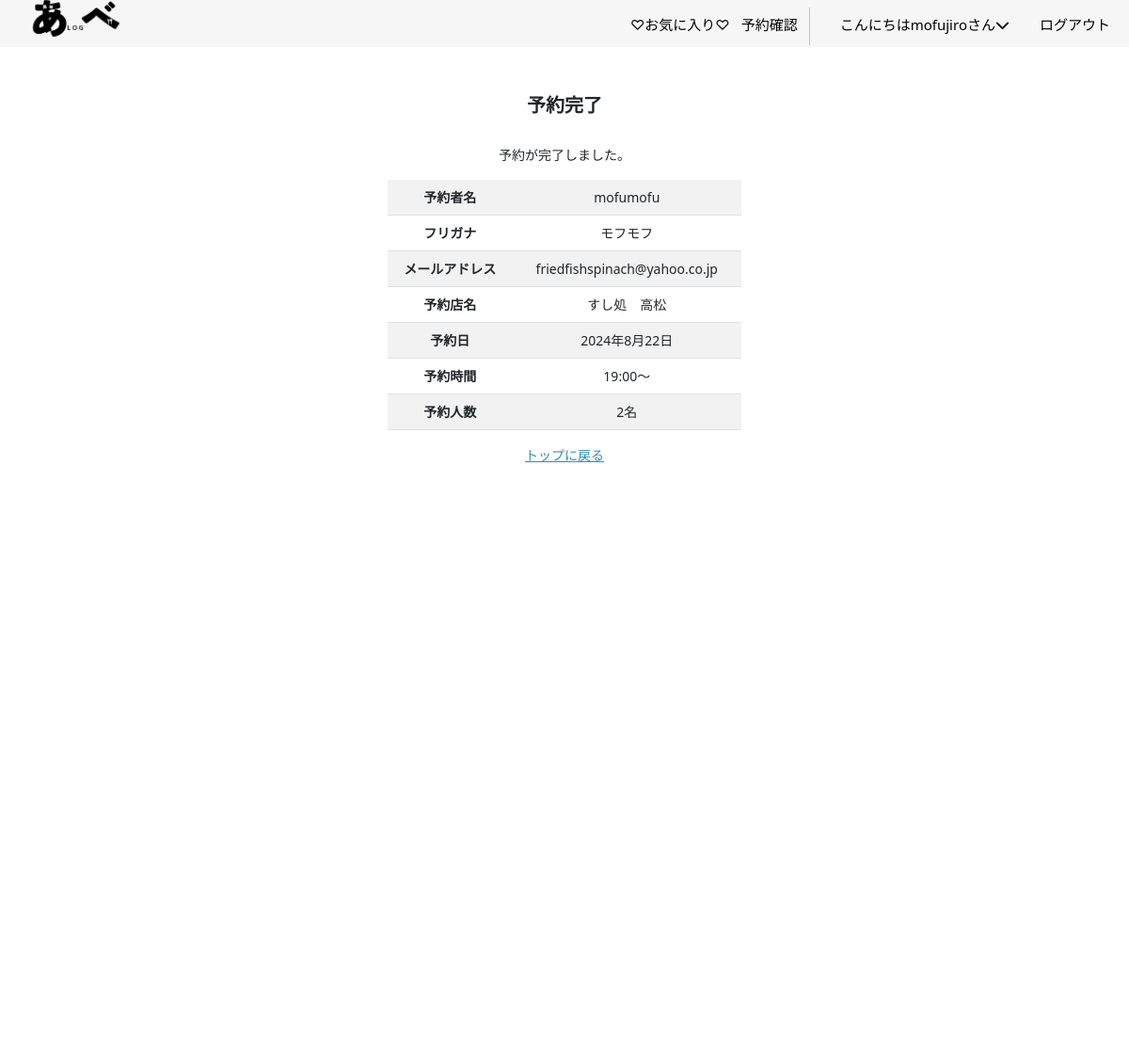
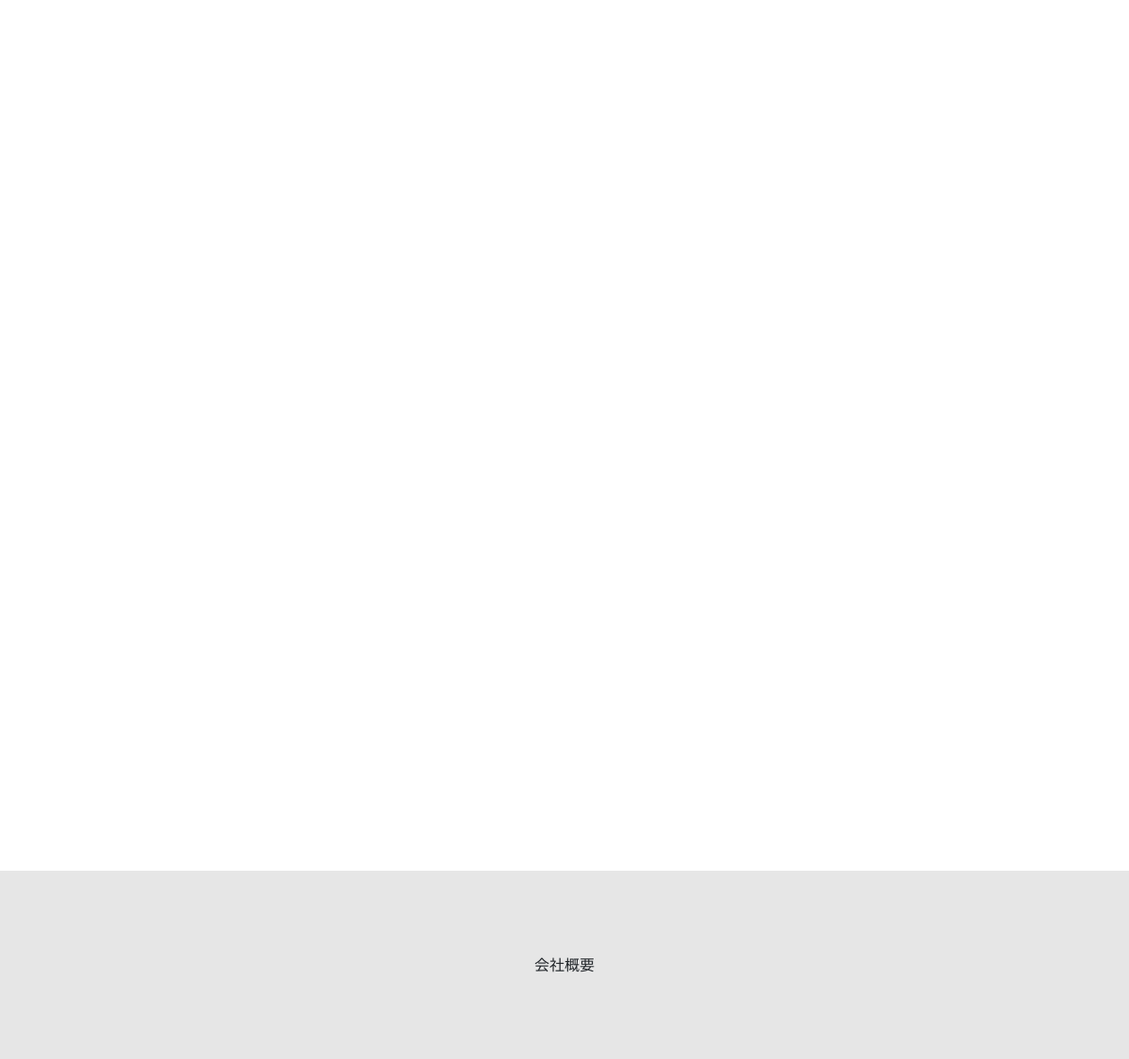
The app's page /reservation-success/72 with its own data (2 pictures, top to bottom).
### accounts/models.py (models this page shows)
class CustomUser(AbstractUser):
    email =models.EmailField(verbose_name='メールアドレス', unique=True, blank=False, null=False, default='') #unique:そのフィールドに保存される値がデータベース内で一意である必要がある(重複を許さない)
    full_name = models.CharField(verbose_name='名前', max_length=30, blank=False, null=False, default='')
    furigana = models.CharField(validators=[katakana_regex], verbose_name='フリガナ*スペースなし', max_length=30, blank=False, null=False, default='')
    handle = models.CharField(verbose_name='ニックネーム',max_length=50,default='',blank=False, null=False)
    postal_code = models.CharField(validators=[postal_code_regex], max_length=7, verbose_name='郵便番号*ハイフンなし', blank=False, null=False, default='')
    address = models.CharField(verbose_name='住所',max_length=50,blank=False, null=False, default='')
    phone_number = models.CharField(verbose_name='電話番号（例: 090-1234-5678）', max_length=20, validators=[phone_number_regex],blank=False, null=False, default='')
    class Meta:
        verbose_name_plural = 'CustomUser'

### gourmet/models.py (models this page shows)
class Reservation(models.Model):
    user = models.ForeignKey(CustomUser, verbose_name='ユーザー',on_delete=models.PROTECT)
    store_name = models.ForeignKey(StoreInfo, verbose_name='店名',on_delete=models.PROTECT)
    date = models.DateField(verbose_name='予約日')
    time = models.TimeField(verbose_name='予約時間')
    persons = models.IntegerField(verbose_name='予約人数')

class StoreInfo(models.Model):
    user = models.ForeignKey(CustomUser, verbose_name='ユーザー',on_delete=models.PROTECT)
    store_name = models.CharField(verbose_name='店舗名',max_length=40)
    category = models.ForeignKey(Category,verbose_name='ジャンル',on_delete=models.CASCADE)
    store_detail = models.TextField(verbose_name='店舗詳細',blank=True, null=True)
    store_address = models.TextField(verbose_name='店舗住所',blank=True,null=True)
    photo1 = models.ImageField(verbose_name='写真1',blank=True,default='noImage.png')
    photo2 = models.ImageField(verbose_name='写真2',blank=True,default='noImage.png')
    photo3 = models.ImageField(verbose_name='写真3',blank=True,default='noImage.png')
    create_at = models.DateTimeField(verbose_name='作成日時',auto_now_add=True)
    updated_at = models.DateTimeField(verbose_name='更新日時',auto_now=True)
    class Meta:
        verbose_name_plural = 'StoreInfo'
    def __str__(self):
        return self.store_name

### gourmet/views.py (the view)
# urls.py: path('reservation-success/<int:reservation_id>', views.reservation_success, name='reservation_success'),
def reservation_success(request,reservation_id):
    reservation = get_object_or_404(Reservation, id=reservation_id)
    user = reservation.user
    context = {
        'reservation':reservation,
        'user':user
    }
    return render(request, 'reservation_success.html',context)

### gourmet/context_processors.py (called while the page is built)
def member_status(request):
    if request.user.is_authenticated:
        from gourmet.models import Member
        is_member = Member.objects.filter(user=request.user).exists()
        return {'is_member': is_member}
    return {'is_member': False}

### gourmet/templates/reservation_success.html (shortened to what this page needs)
{% extends 'base.html' %}
{% load static %}
{% block contents %}
<div class="a_detail" style="display: flex; justify-content: center;">
    <div class="container">
        <div class="row">
          <div class="col-md-6 offset-md-3">
            <h1 class="store-h1">予約完了</h1>
            <p>予約が完了しました。</p>
            <table class="table table-striped">
                <tr>
                    <th>予約者名</th> <td>{{user.full_name}}</td>
                </tr>
                <tr>
                    <th>フリガナ</th> <td>{{user.furigana}}</td>
                </tr>
                <tr>
                    <th>メールアドレス</th> <td>{{user.email}}</td>
                </tr>
                <tr>
                    <th>予約店名</th> <td>{{reservation.store_name}}</td>
                </tr>
                <tr>
                    <th>予約日</th> <td>{{reservation.date}}</td>
                </tr>
                <tr>
                    <th>予約時間</th> <td>{{reservation.time}}〜</td>
                </tr>
                <tr>
                    <th>予約人数</th> <td>{{reservation.persons}}名</td>
                </tr>
            </table>
            <a class="button secondaryAction" href="{% url 'gourmet:top' %}" style="color: rgb(47, 144, 177); text-decoration: underline !important;">トップに戻る</a></p>
        </div>
    </div>
</div>
{% endblock %}

### gourmet/templates/base.html (shortened to what this page needs)
{% load static %}
<!DOCTYPE html>
<html lang="ja">
<head>
    <link rel="stylesheet" type="text/css" href="{% static 'css/mystyle.css' %}">
    <link href="https://cdn.jsdelivr.net/npm/bootstrap@5.3.0-alpha3/dist/css/bootstrap.min.css" rel="stylesheet">
    <link rel="stylesheet" type="text/css" href="https://unpkg.com/swiper@8/swiper.min.css">
    <link href="https://cdn.jsdelivr.net/npm/bootstrap-icons/font/bootstrap-icons.css" rel="stylesheet">
    <link rel="stylesheet" href="https://cdn.jsdelivr.net/npm/destyle.css@3.0.2/destyle.min.css">
</head>
<body>
    <div>
        <header class="header">
            <div class="header__inner">
              <h1 class="header__title header-title">
                <a href="{% url 'gourmet:top'%}">
                  <img src="{% static 'images/abelog_logo.png' %}" alt="ロゴ画像">
                </a>
              </h1>
              <nav class="header__nav nav" id="js-nav">
                <ul class="nav__items nav-items">
                  {% if user.is_authenticated %}
                    <li class="nav-items__item nav-active {% block active-effe %}{% endblock %}"><a href="{% url 'gourmet:like_list'%}">♡お気に入り♡</a></li>
                    <li class="nav-items__item nav-active {% block active-effe2 %}{% endblock %}"><a href="{%url 'gourmet:reserve_list'%}">予約確認</a></li>
                    <li class="nav-items__item" id="menu__item">
                      <a href="{% url 'gourmet:profile' %}" class="menu__link nav-active {% block active-effe3 %}{% endblock %}">こんにちは{{ user.username }}さん<i class="fa-solid fa-chevron-down"></i></a>
                    </li>
                    <li class="nav-items__item"><a href="{% url 'account_logout'%}">ログアウト</a></li>
                  {% endif %}
                  </ul>
              </nav>
            </div>
      </header>
        <main>
          <div class="main">
            {% block contents %}{% endblock %}
          </div>
        </main>
        <footer class="footer">
          <div>
            会社概要
          </div>
        </footer>
      </div>
</body>
</html>

### static/css/mystyle.css (style rules this page uses)
a { text-decoration: none !important; }
ul, li { list-style: none; }
main { background-color: #FFF; height: 2000px; width: 100%; position: relative; margin-top: 50px; }
.footer { background-color: #e6e6e6; height: 200px; display: flex; }
.footer div { margin: auto; }
.header { background-color: #f6f6f6; width: 100%; height: 50px; position: fixed; top: 0; left: 0; right: 0; z-index: 999; }
.header__inner { padding: 0 20px; display: flex; align-items: center; justify-content: space-between; height: inherit; position: relative; }
.header__title { width: 100px; height: auto; }
@media screen and (min-width: 960px) { .header__title { width: 120px; } }
.header__title img { display: block; width: 100%; height: 100%; }
.header__nav { position: absolute; right: 0; left: 0; top: 0; width: 100%; height: 100vh; transform: translateX(100%); background-color: #fff; transition: ease .4s; }
@media screen and (min-width: 960px) { .header__nav { position: static; transform: initial; background-color: inherit; height: inherit; display: flex; justify-content: end; width: 50%; } }
@media screen and (min-width: 960px) { .nav__items { width: 100%; display: flex; align-items: center; height: initial; justify-content: space-between; } }
.nav-items { padding-top: 250px; padding-bottom: 200px; padding-left: 70px; }
@media screen and (min-width: 960px) { .nav-items { padding-top: inherit; padding-bottom: inherit; } }
.nav-items__item a { color: black; width: 100%; display: block; text-align: left; font-size: 15px; margin-bottom: 20px; }
@media screen and (min-width: 960px) { .nav-items__item a { margin-bottom: 0; margin-top: 5px; } }
.nav-items__item:last-child a { margin-bottom: 0; }
:root { --easing: cubic-bezier(.2, 1, .2, 1); --transition: .8s var(--easing); --color-base: #f8f8f8; --color-gray: #ddd; --color-theme: #f5695f; --color-theme-darken: #f12617; --box-shadow: .8rem .8rem 1.2rem rgba(0, 0, 0, .05), -.8rem -.8rem 1.2rem #fff; --box-shadow-hover: 1rem 1rem 1.5rem rgba(0, 0, 0, .08), -1rem -1rem 1.5rem #fff; --box-shadow-inset: inset .8rem .8rem 1.2rem rgba(0, 0, 0, .05), inset -.8rem -.8rem 1.2rem #fff; --box-shadow-dark: .8rem .8rem 1.2rem rgba(0, 0, 0, .1), -.8rem -.8rem 1.2rem rgba(#fff,.2); }
html { font-size: 100%; line-height: 1.8; height: 100%; word-break: break-word; color: #333; background-color: var(--color-base); -webkit-appearance: none; -webkit-tap-highlight-color: transparent; }
body { font-size: 2rem; margin-top: 30px auto; margin-bottom: 0; }
*, *::before, *::after { -webkit-box-sizing: border-box; box-sizing: border-box; }
h1, h2, h3, h4, h5, h6 { font-size: 1.6rem; margin: 0; padding: 0; }
main { display: block; }
.a_detail { text-align: center; }
.store-h1 { padding-top: 20px; margin-top: 30px; margin-bottom: 30px; }
@media screen and (min-width: 960px) { .a_detail { padding:0 200px !important; } }
.a_detail { font-size: 14px; padding:0 30px }
.a_detail h1 { font-size: 20px; font-weight: bold; }
.menu__link { display: block; padding: 10px 20px; position: relative; }
.nav-items__item { -webkit-transition: all 0.5s ease-out; transition: all 0.5s ease-out; }

### records on screen
CustomUser: username "mofujiro", full_name "mofumofu", furigana "モフモフ", email "friedfishspinach@yahoo.co.jp"
Reservation: store_name "すし処 高松", date "2024年8月22日", time "19:00", persons "2"
